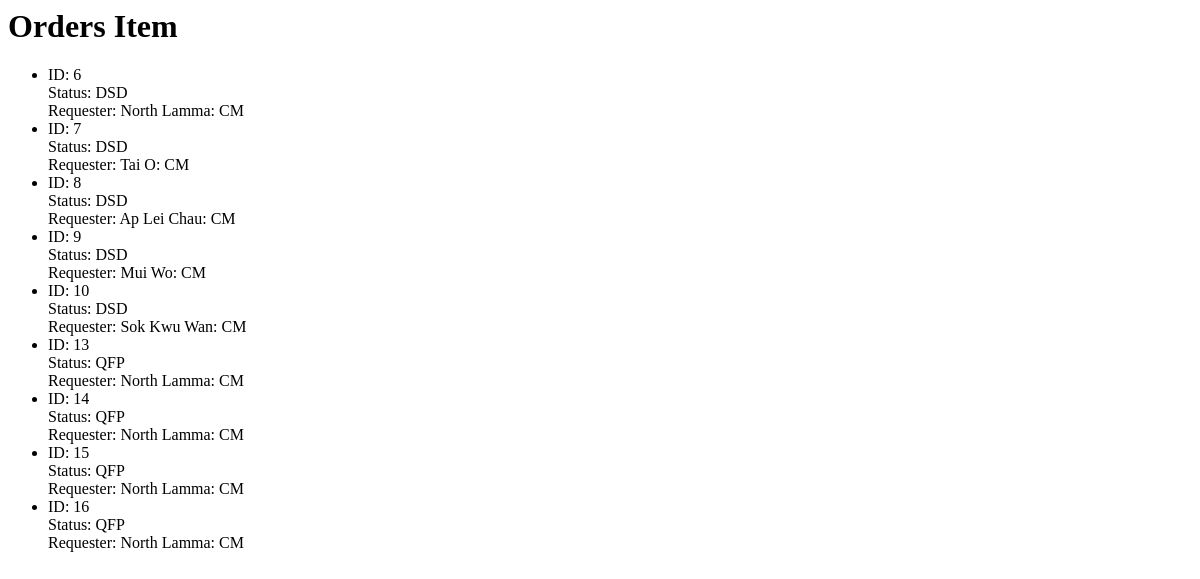
Page /asp/orders on the earlier database version.
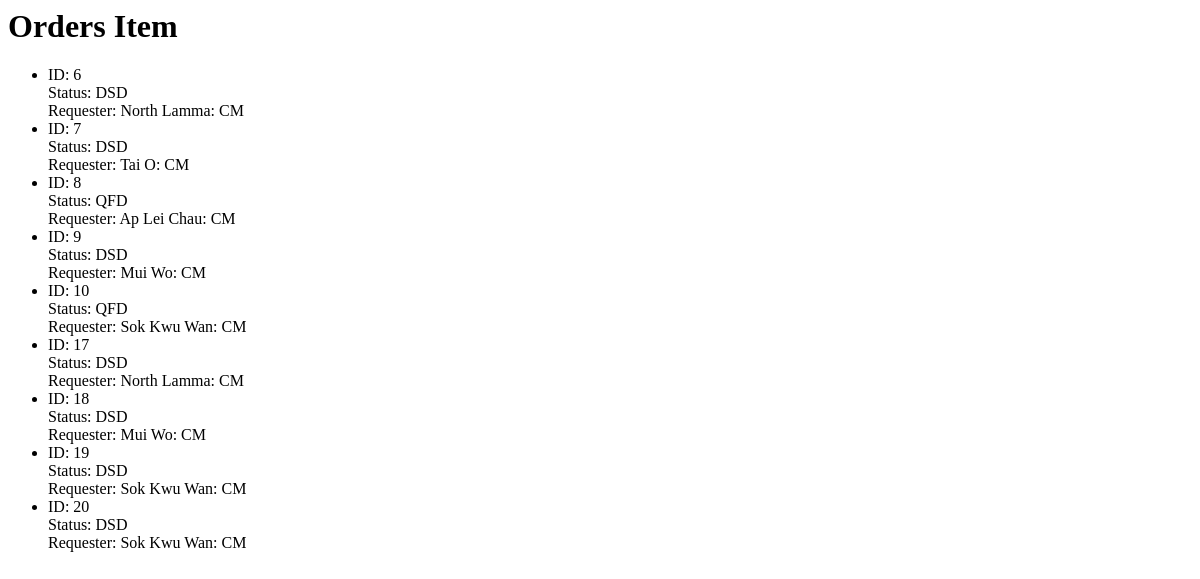
Same page on the later database version.
### asp/models.py (models this page shows, shortened)
class Order(models.Model):
    QUEUED_FOR_PROCESSING = 'QFP'
    PROCESSING_BY_WAREHOUSE = 'PBW'
    QUEUED_FOR_DISPATCH = 'QFD'
    DISPATCHED = 'DSD'
    DELIVERED = 'DLD'
    STATUS = (
        (QUEUED_FOR_PROCESSING, 'Queued for Processing'),
        (PROCESSING_BY_WAREHOUSE, 'Processing by Warehouse'),
        (QUEUED_FOR_DISPATCH, 'Queued for Dispatch'),
        (DISPATCHED, 'Dispatched'),
        (DELIVERED, 'Delivered')
    )
    PRIORITY_HIGH = 3
    PRIORITY_MEDIUM = 2
    PRIORITY_LOW = 1
    PRIORITY = (
        (PRIORITY_HIGH, 'high'),
        (PRIORITY_MEDIUM, 'medium'),
        (PRIORITY_LOW, 'low')
    )
    status = models.CharField(
        max_length = 3,
        choices = STATUS,
        default = QUEUED_FOR_PROCESSING
    )
    requester = models.ForeignKey(UserExt, on_delete = models.CASCADE)
    priority = models.PositiveIntegerField(
        choices = PRIORITY,
        default = PRIORITY_LOW
    )
    time_queued_processing = models.DateTimeField()
    time_processing = models.DateTimeField(null = True, blank = True)
    time_queued_dispatch = models.DateTimeField(null = True, blank = True)
    time_dispatched = models.DateTimeField(null = True, blank = True)
    time_delivered = models.DateTimeField(null = True, blank = True)

class UserExt(models.Model):
    CLINIC_MANAGER = 'CM'
    DISPATCHER = 'DP'
    WAREHOUSE_PERSONNEL = 'WP'
    ADMIN = 'AD'
    ROLES = (
        (CLINIC_MANAGER, 'Clinic Manager'),
        (DISPATCHER, 'Dispatcher'),
        (WAREHOUSE_PERSONNEL, 'Warehouse Personnel'),
        (ADMIN, 'Admin')
    )
    user = models.OneToOneField(User, on_delete=models.CASCADE)
    hospital = models.ForeignKey(Hospital, on_delete=models.CASCADE, null = True, blank = True, related_name='working_hospital')
    resetPassword = models.BooleanField(default=False)
    role = models.CharField(
        max_length = 2,
        choices = ROLES,
        default = CLINIC_MANAGER
    )
    def __str__(self):
        return f"{self.user.username}: {self.role}"

### asp/views.py (the view)
# urls.py: path('orders', views.OrdersViewAll.as_view(), name='orders'),
class OrdersViewAll(ListView):
    models = Order
    def get_queryset(self):
        return Order.objects.all()

### asp/templates/asp/order_list.html
<h1>Orders Item</h1>
<ul>
{% for item in order_list %}
    <li>
        ID: {{ item.id }}
        <br>
        Status: {{ item.status }}
        <br>
        Requester: {{ item.requester }}
    </li>
{% empty %}
    <li>No Order yet</li>
{% endfor %}
</ul>

Differences in the rows shown:
removed Order: id "13", status "QFP", requester "North Lamma: CM"
removed Order: id "14", status "QFP", requester "North Lamma: CM"
removed Order: id "15", status "QFP", requester "North Lamma: CM"
removed Order: id "16", status "QFP", requester "North Lamma: CM"
changed Order "Ap Lei Chau: CM": status "DSD" → "QFD"
changed Order id 10: status "DSD" → "QFD"
added Order: id "17", status "DSD", requester "North Lamma: CM"
added Order: id "18", status "DSD", requester "Mui Wo: CM"
added Order: id "19", status "DSD", requester "Sok Kwu Wan: CM"
added Order: id "20", status "DSD", requester "Sok Kwu Wan: CM"
